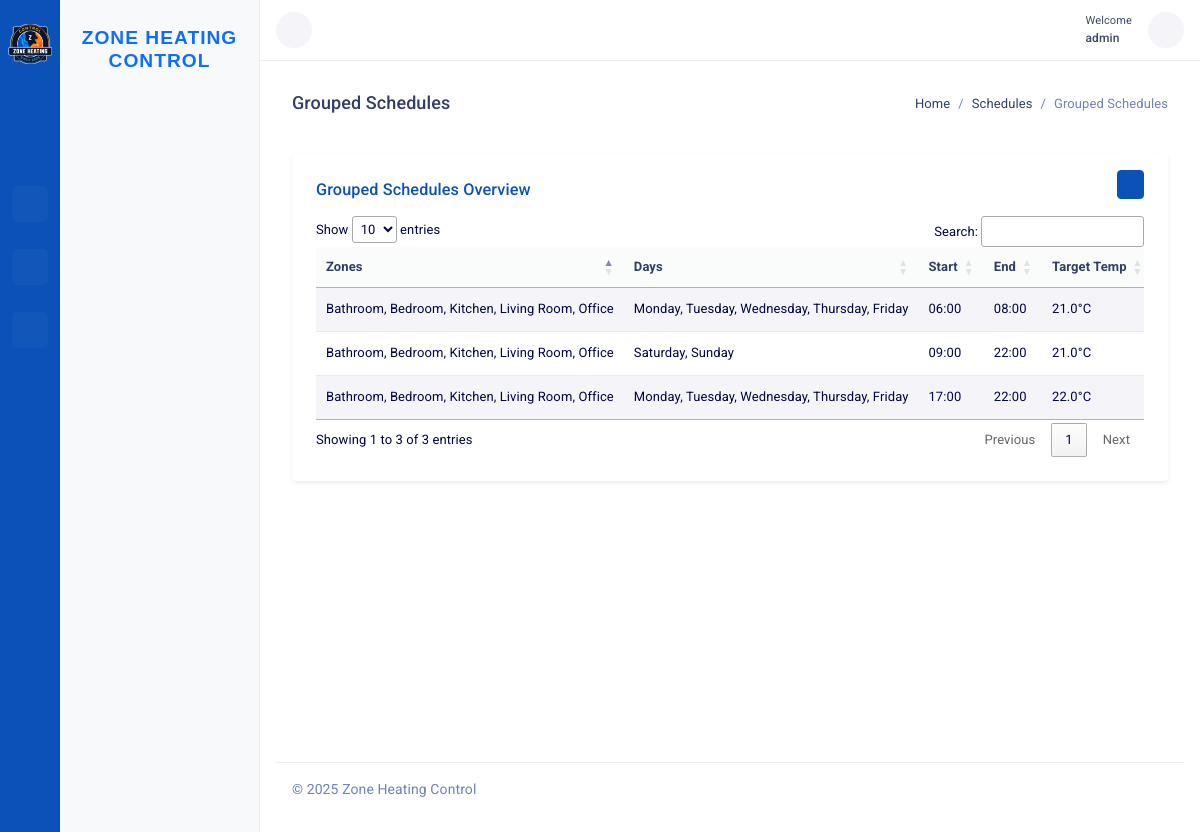
The page /schedules/grouped/ (signed in) on the database its author committed.
### controller/models.py (models this page shows, shortened)
class Zone(models.Model):
    name = models.CharField(max_length=100)
    pin = models.PositiveIntegerField(unique=True, null=True, blank=True)
    current_temperature = models.FloatField(default=20.0)

class Schedule(models.Model):
    zone = models.ForeignKey(Zone, on_delete=models.CASCADE)
    day_of_week = models.IntegerField(
        choices=[
            (0, "Monday"),
            (1, "Tuesday"),
            (2, "Wednesday"),
            (3, "Thursday"),
            (4, "Friday"),
            (5, "Saturday"),
            (6, "Sunday"),
        ]
    )
    start_time = models.TimeField()
    end_time = models.TimeField()
    target_temperature = models.FloatField()
    priority = models.PositiveIntegerField(default=0)
    class Meta:
        ordering = ["priority", "start_time"]
        unique_together = (
            "zone",
            "day_of_week",
            "start_time",
            "end_time",
        )

### controller/views.py (the view)
# urls.py: path('schedules/grouped/', GroupedScheduleListView.as_view(), name='grouped_schedule_list'),
class GroupedScheduleListView(TemplateView):
    template_name = "controller/grouped_schedule_list.html"
    def get_context_data(self, **kwargs):
        context = super().get_context_data(**kwargs)
        schedules = Schedule.objects.select_related('zone').all().order_by(
            'start_time', 'end_time', 'target_temperature', 'priority'
        )
        grouped = defaultdict(
            lambda: {'zones': set(), 'days': set(), 'schedules': []})
        for sched in schedules:
            key = (sched.start_time, sched.end_time,
                   sched.target_temperature, sched.priority)
            grouped[key]['zones'].add(sched.zone)         # set method
            grouped[key]['days'].add(sched.day_of_week)  # set method
            grouped[key]['schedules'].append(sched)
        grouped_schedules = []
        for key, value in grouped.items():
            start_time, end_time, temp, priority = key
            grouped_schedules.append({
                'zones': sorted(value['zones'], key=lambda z: z.name),
                'days': sorted(value['days']),
                'day_names': [dict(Schedule._meta.get_field('day_of_week').choices)[d] for d in sorted(value['days'])],
                'schedules': value['schedules'],
                'start_time': start_time,
                'end_time': end_time,
                'target_temperature': temp,
                'priority': priority,
            })
        context.update({
            "grouped_schedules": grouped_schedules,
            "page_title": "Grouped Schedules",
            "breadcrumbs": [
                {"name": "Home", "url": "/", "active": False},
                {"name": "Schedules", "url": reverse_lazy(
                    'controller:schedule_list'), "active": False},
                {"name": "Grouped Schedules", "url": None, "active": True},
            ]
        })
        return context

### controller/templatetags/form_tags.py (called while the page is built)
@register.filter
def join_ids(schedules):
    return ','.join(str(s.id) for s in schedules)

### core/context_processors.py (called while the page is built, shortened)
def sidebar_tabs(request):
    if not request.user.is_authenticated:
        return {"SIDEBAR_TABS": []}
    tabs = []
    resolver_match = getattr(request, "resolver_match", None)
    current_url_name = resolver_match.url_name if resolver_match else None
    for tab in SIDEBAR_TABS:
        tab_copy = tab.copy()
        tab_copy["is_active"] = False
        links_copy = []
        for link in tab_copy.get("links", []):
            link_copy = link.copy()
            link_copy["is_active"] = False
            if link.get("url_name") == current_url_name:
                link_copy["is_active"] = True
                tab_copy["is_active"] = True
            children_copy = []
            links_copy.append(link_copy)
        tab_copy["links"] = links_copy
        tabs.append(tab_copy)
    return {"SIDEBAR_TABS": tabs}

### controller/templates/controller/grouped_schedule_list.html (shortened to what this page needs)
{% extends 'controller/base_controller.html' %}
{% load static %}
{% load form_tags %}
{% block content_dashboard %}
<div class="container-fluid py-4">
    <div class="card shadow-sm border-0">
        <div class="card-header bg-transparent border-0 pt-3 pb-2 px-4 d-inline-flex justify-content-between align-items-center">
            <h5 class="fw-semibold mb-0 text-primary">Grouped Schedules Overview</h5>
            <a href="{% url 'controller:schedule_create' %}" class="btn btn-primary btn-sm d-flex align-items-center p-2">
                <i class="ti ti-plus"></i>
            </a>
        </div>
        <div class="card-body pt-2 px-4 pb-4">
            <div class="table-responsive">
                <table id="groupedSchedulesTable" class="table table-hover table-striped align-middle mb-0 nowrap" style="width:100%">
                    <thead class="table-light">
                        <tr>
                            <th>Zones</th>
                            <th>Days</th>
                            <th>Start</th>
                            <th>End</th>
                            <th>Target Temp</th>
                        </tr>
                    </thead>
                    <tbody>
                        {% for sched in grouped_schedules %}
                        <tr>
                            <td>
                                {% for zone in sched.zones %}
                                    {{ zone.name }}{% if not forloop.last %}, {% endif %}
                                {% endfor %}
                            </td>
                            <td>
                                {% for day_name in sched.day_names %}
                                    {{ day_name }}{% if not forloop.last %}, {% endif %}
                                {% endfor %}
                            </td>
                            <td>{{ sched.start_time|time:"H:i" }}</td>
                            <td>{{ sched.end_time|time:"H:i" }}</td>
                            <td>{{ sched.target_temperature }}°C</td>
                        </tr>
                        {% empty %}
                        <tr>
                            <td colspan="7" class="text-center py-4 text-muted">No schedules yet.</td>
                        </tr>
                        {% endfor %}
                    </tbody>
                </table>
            </div>
        </div>
    </div>
</div>
{% endblock %}

### core/templates/includes/topbar.html (shortened to what this page needs)
{% load static %}
{% load i18n %}
<div class="topbar">
    <nav class="navbar-custom" id="navbar-custom">
        <ul class="list-unstyled topbar-nav float-end mb-0">
            {% if request.user.is_authenticated %}
            <li class="dropdown">
                <a class="nav-link dropdown-toggle nav-user" data-bs-toggle="dropdown" href="#" role="button"
                    aria-haspopup="false" aria-expanded="false">
                    <div class="d-flex align-items-center">
                        <div>
                            <small class="d-block font-11">{% trans 'Welcome' %}</small>
                            <span class="d-block fw-semibold font-12">
                                {{ request.user.get_full_name|default:request.user.username }}
                                <i class="mdi mdi-chevron-down"></i>
                            </span>
                        </div>
                    </div>
                </a>
            </li>
            <li class="dropdown">
                <a class="nav-link arrow-none nav-icon"
                href="{% url 'core:settings' %}"
                role="button"
                aria-label="Settings">
                    <i class="ti ti-settings"></i>
                </a>
            </li>
            {% endif %}
        </ul>
        <ul class="list-unstyled topbar-nav mb-0">
            <li>
                <button class="nav-link button-menu-mobile nav-icon" id="togglemenu">
                    <i class="ti ti-menu-2"></i>
                </button>
            </li>
        </ul>
    </nav>
</div>

### rows shown on the page
Zone: name "Bathroom"
Zone: name "Bedroom"
Zone: name "Kitchen"
Zone: name "Living Room"
Zone: name "Office"
Schedule: start_time "06:00", end_time "08:00", target_temperature "21.0"
Schedule: start_time "09:00", end_time "22:00", target_temperature "21.0"
Schedule: start_time "17:00", end_time "22:00", target_temperature "22.0"

### other values the page prints
{{ request.user.get_full_name|default:request.user.username }} "admin"
{{ crumb.name }} "Home" "Schedules"
{{ crumb.name }} "Grouped Schedules"
{{ page_title }} "Grouped Schedules"
{{ day_name }} "Monday" "Tuesday" "Wednesday" "Thursday" "Friday" "Saturday" "Sunday" "Monday" "Tuesday" "Wednesday" "Thursday" "Friday"
